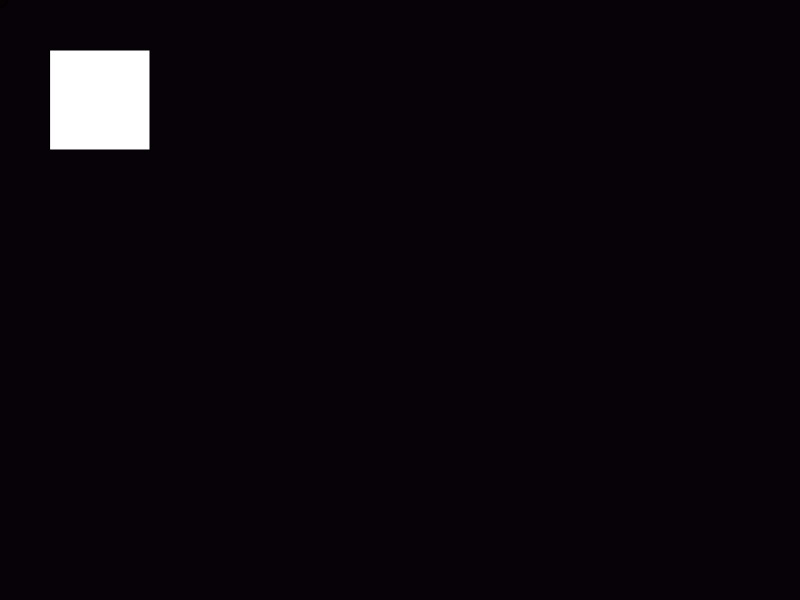
Frame 1 (no input)
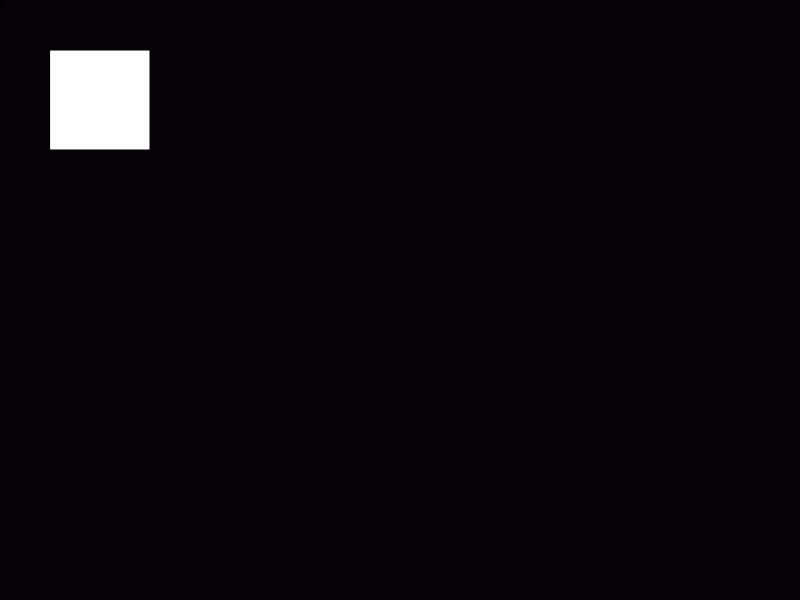
Frame 60 (no input)
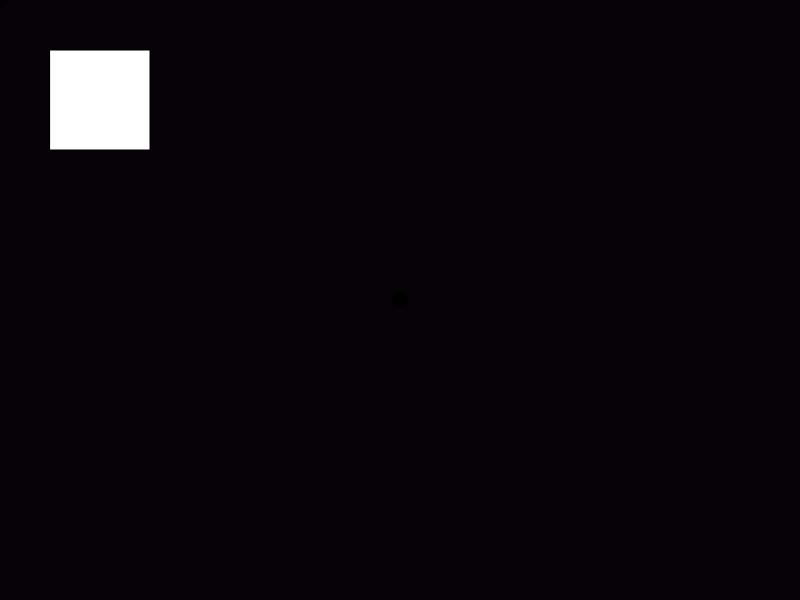
Frame 120 (the mouse pressed at the canvas centre since frame 60)

The p5.js sketch that drew these frames (run headless with seeded random() and noise() and a simulated clock; from frame 60 on, the mouse is pressed at the canvas centre):

// p5.js sketch
// ── sketch.js
let value = 0;
function setup(){
  createCanvas(displayWidth,displayHeight);
  background(random(10),random(10),random(10));
}

function draw()
  {
    //opacity(50);
    fill(value, value, value, 50);
 //fill(200,200,200,20);
    //noStroke(); 
    ellipse(mouseX,mouseY, 15,15);
}
  
  function mouseMoved() {
  value = value + 1;
  if (value > 255) {
    value = 1;
  }
{
  fill(255);
  rect(50,50,100,100);
}
function mousePressed() {
  if (mouseX > 50 && mouseX < 150 && mouseY > 50 && mouseY < 150) {
    let fs = fullscreen();
    fullscreen(!fs);
  }
}

  }
  
  
